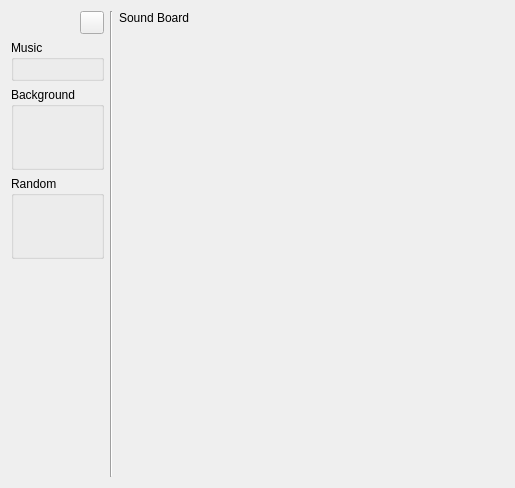
<ui version="4.0" >
 <class>AmbMainWidgetUi</class>
 <widget class="QWidget" name="AmbMainWidgetUi" >
  <property name="geometry" >
   <rect>
    <x>0</x>
    <y>0</y>
    <width>515</width>
    <height>488</height>
   </rect>
  </property>
  <layout class="QGridLayout" >
   <item row="0" column="0" >
    <layout class="QGridLayout" >
     <item rowspan="3" row="0" column="3" >
      <layout class="QVBoxLayout" >
       <item>
        <widget class="QLabel" name="label" >
         <property name="text" >
          <string>Sound Board</string>
         </property>
        </widget>
       </item>
       <item>
        <widget class="QWidget" native="1" name="m_sndboardCtrl" >
         <property name="sizePolicy" >
          <sizepolicy vsizetype="Expanding" hsizetype="Expanding" >
           <horstretch>0</horstretch>
           <verstretch>0</verstretch>
          </sizepolicy>
         </property>
        </widget>
       </item>
      </layout>
     </item>
     <item rowspan="3" row="0" column="2" >
      <widget class="Line" name="line" >
       <property name="sizePolicy" >
        <sizepolicy vsizetype="Expanding" hsizetype="Fixed" >
         <horstretch>0</horstretch>
         <verstretch>0</verstretch>
        </sizepolicy>
       </property>
       <property name="orientation" >
        <enum>Qt::Vertical</enum>
       </property>
      </widget>
     </item>
     <item row="0" column="1" >
      <widget class="QToolButton" name="m_leftExpandBtn" >
       <property name="checkable" >
        <bool>true</bool>
       </property>
      </widget>
     </item>
     <item row="0" column="0" >
      <spacer>
       <property name="orientation" >
        <enum>Qt::Horizontal</enum>
       </property>
       <property name="sizeType" >
        <enum>QSizePolicy::Minimum</enum>
       </property>
       <property name="sizeHint" >
        <size>
         <width>1</width>
         <height>20</height>
        </size>
       </property>
      </spacer>
     </item>
     <item row="1" column="0" colspan="2" >
      <layout class="QVBoxLayout" >
       <item>
        <widget class="QGroupBox" name="m_musicGrp" >
         <property name="sizePolicy" >
          <sizepolicy vsizetype="Minimum" hsizetype="Minimum" >
           <horstretch>0</horstretch>
           <verstretch>0</verstretch>
          </sizepolicy>
         </property>
         <property name="title" >
          <string>Music</string>
         </property>
         <layout class="QGridLayout" >
          <item row="0" column="0" >
           <widget class="QWidget" native="1" name="m_musicCtrl" />
          </item>
         </layout>
        </widget>
       </item>
       <item>
        <widget class="QGroupBox" name="m_backgroundGrp" >
         <property name="sizePolicy" >
          <sizepolicy vsizetype="Expanding" hsizetype="Minimum" >
           <horstretch>0</horstretch>
           <verstretch>0</verstretch>
          </sizepolicy>
         </property>
         <property name="title" >
          <string>Background</string>
         </property>
         <layout class="QGridLayout" >
          <item row="0" column="0" >
           <widget class="QWidget" native="1" name="m_backgroundCtrl" />
          </item>
         </layout>
        </widget>
       </item>
       <item>
        <widget class="QGroupBox" name="m_randomGrp" >
         <property name="sizePolicy" >
          <sizepolicy vsizetype="Expanding" hsizetype="Minimum" >
           <horstretch>0</horstretch>
           <verstretch>0</verstretch>
          </sizepolicy>
         </property>
         <property name="title" >
          <string>Random</string>
         </property>
         <layout class="QGridLayout" >
          <item row="0" column="0" >
           <widget class="QWidget" native="1" name="m_randomCtrl" />
          </item>
         </layout>
        </widget>
       </item>
      </layout>
     </item>
     <item row="2" column="0" >
      <spacer>
       <property name="orientation" >
        <enum>Qt::Vertical</enum>
       </property>
       <property name="sizeType" >
        <enum>QSizePolicy::MinimumExpanding</enum>
       </property>
       <property name="sizeHint" >
        <size>
         <width>1</width>
         <height>1</height>
        </size>
       </property>
      </spacer>
     </item>
     <item row="2" column="1" >
      <spacer>
       <property name="orientation" >
        <enum>Qt::Vertical</enum>
       </property>
       <property name="sizeType" >
        <enum>QSizePolicy::MinimumExpanding</enum>
       </property>
       <property name="sizeHint" >
        <size>
         <width>1</width>
         <height>1</height>
        </size>
       </property>
      </spacer>
     </item>
    </layout>
   </item>
  </layout>
 </widget>
 <resources/>
 <connections/>
</ui>
